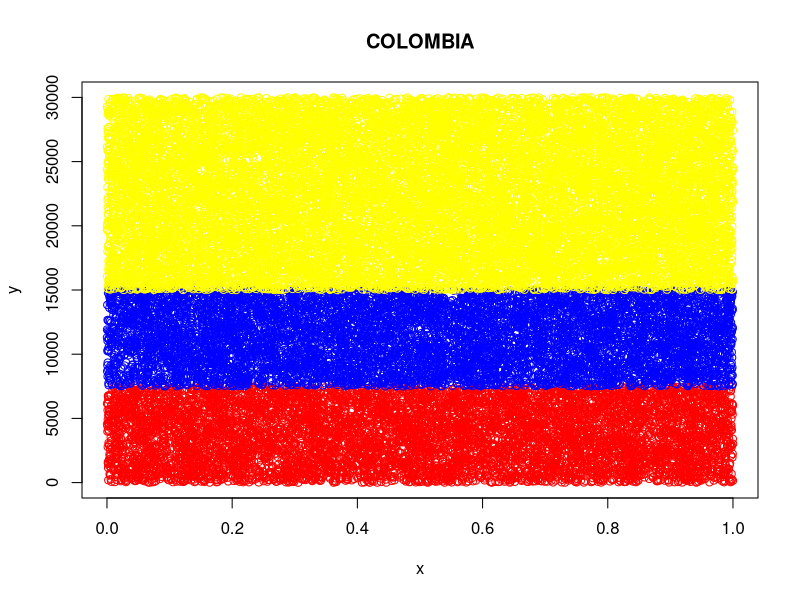

R code for this plot:
#guess where I'm heading for vacation
pall<-c()
x<-c()
y<-c()
ct<-30000/4

for (i in 1:ct) {
  pall<-append(pall,'red')
}

for (i in 1:ct) {
  pall<-append(pall,'blue')
}

for (i in 1:ct) {
  pall<-append(pall,'yellow')
}

for (i in 1:ct) {
  pall<-append(pall,'yellow')
}

x<- runif(30000,0,1)

for(i in 1:30000){
  y<-append(y,i)
}
plot(x,y, col=pall, main="COLOMBIA")


